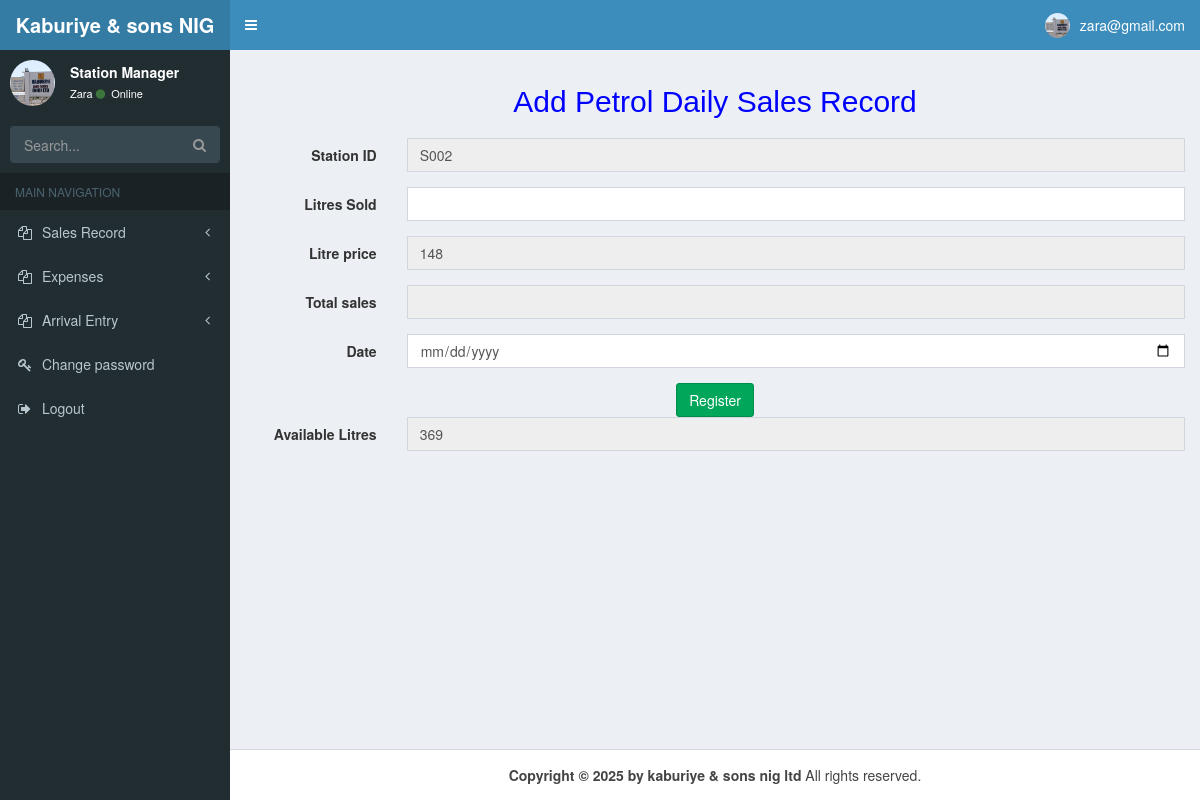
Before: /n_sales.php (signed in) with the older database file.
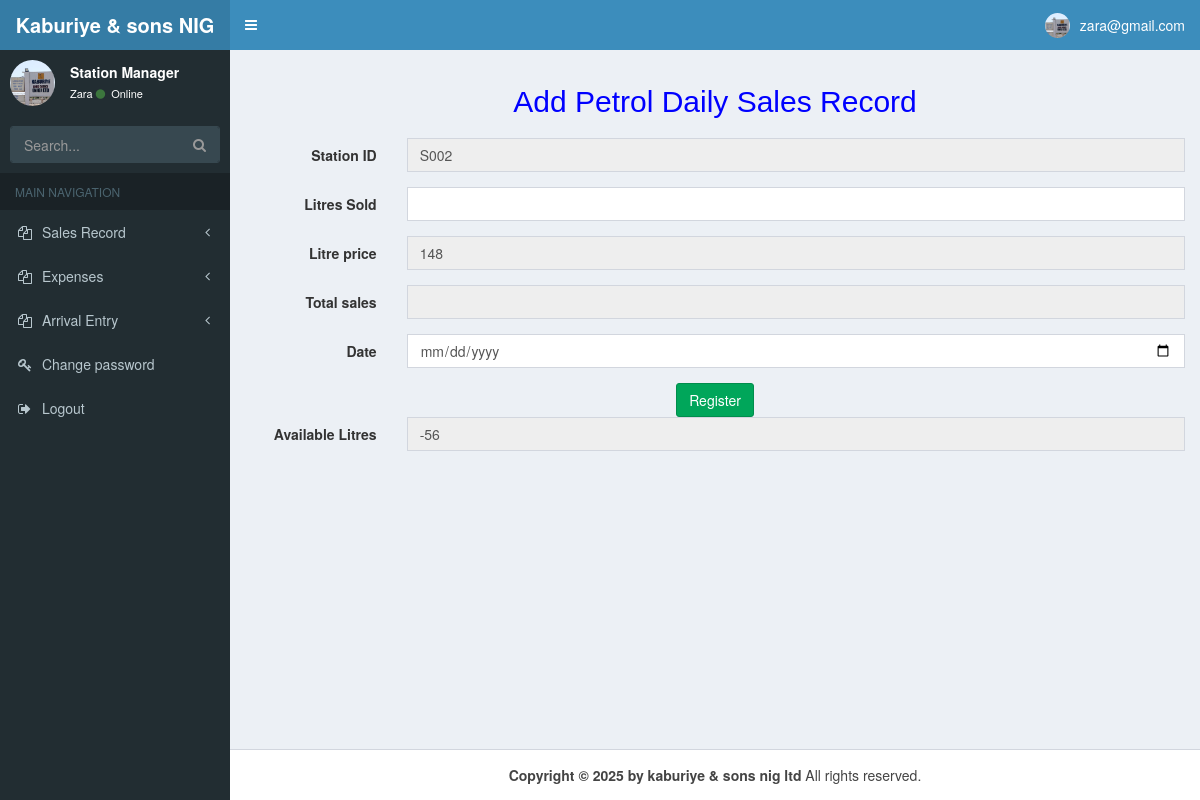
After: the same page with the newer database file.
### tables this page shows
CREATE TABLE `arrival_entries` (
  `entry_id` int(11) NOT NULL,
  `quantity_received` int(11) NOT NULL,
  `quantitylifted` int(11) NOT NULL,
  `station_id` varchar(11) NOT NULL,
  `status` enum('Active','Inactive') NOT NULL,
  `dateofentry` datetime NOT NULL,
  `product` varchar(100) NOT NULL,
  `tanker` varchar(100) NOT NULL,
  `shortage` int(11) NOT NULL,
  `driver_name` varchar(100) NOT NULL
);

### n_sales.php (the view, shortened to what the changed rows need)
<?php
require __DIR__ . "/config/database.php";
$user = $_SESSION['station']['station_id'];
?>
<!DOCTYPE html>
<html>
<head>
  <link rel="stylesheet" href="css/bootstrap.min.css">
  <link rel="stylesheet" href="css/font-awesome.min.css">
  <link rel="stylesheet" href="css/ionicons.min.css">
  <link rel="stylesheet" href="css/AdminLTE.min.css">
  <link rel="stylesheet" href="css/_all-skins.min.css">
</head>
<body class="hold-transition skin-blue sidebar-mini">
  <div class="wrapper">
    <div class="content-wrapper">
      <section class="content">
        <h2 align="center" style="color:blue;"> Add Petrol Daily Sales Record</h2>
        <form class="form-horizontal" role="form" method="post" enctype="multipart/form-data">
          <?php
          $getRecord = mysqli_query($conn, "SELECT * from arrival_entries where station_id='$user' AND status = 'Active'");
          $arrival = mysqli_fetch_assoc($getRecord);
          $x = "$arrival[quantity_received]";
          ?>
          <div class="form-group">
            <div class="col-sm-10">
              <input type="text" class="form-control" name="a_litre" required id="availablelitres" readonly
                value="<?php echo "$x"; ?>">
            </div>
          </div>
        </form>
      </section>
    </div>
  </div>
</body>
</html>

Changed rows visible on the page:
changed arrival_entries: a_litre "369" → "-56"
